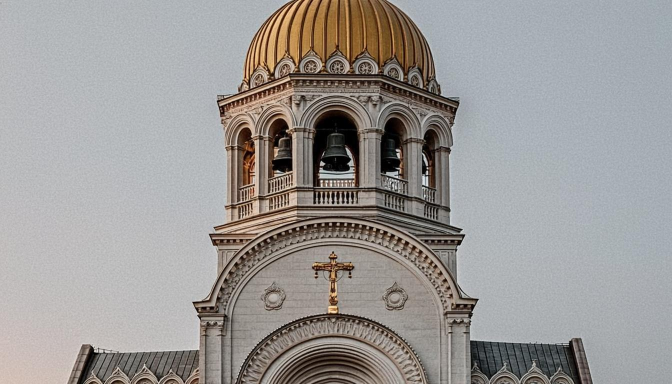
#> input picture assets/src/bell.png, 1344 x 768 px, given in place of hero-church.png, which was not available (shown at 1/2 size)
$ python optimize_images.py
#> lines starting #> are read from the running program, lines starting #| are printed output that depends on the picture
#!/usr/bin/env python3
"""Оптимизация сгенерированных фото для прототипа: 960px, JPEG q80."""
import os
from PIL import Image

SRC = "/home/z/my-project/assets/src"
DST = "/home/z/my-project/public/images"
os.makedirs(DST, exist_ok=True)

FILES = [
    "hero-church",  # онбординг — заставка
    "candles",      # дом — «С чего начать»
    "domes",        # дом — именины
    "day-header",   # календарь — шапка дня
    "bell",         # календарь — именины-баннер
    "interior",     # молитва — счётчик
    "monastery",    # ещё — профиль
    # Пакет А — витрина храмов
    "temple-white",      # белый пятиглавый храм
    "temple-winter",     # храм в снегу, рассвет
    "temple-wooden",     # деревянная часовня в лесу
    "temple-night",      # ночной храм с подсветкой куполов
    "temple-belltower",  # колокольня в утренней дымке
    "temple-autumn",     # храм в золотой осени
    # Пакет Б — открытки и подарки
    "card-angel",   # фигурка ангела при свече
    "card-easter",  # пасхальные яйца и верба
    "card-icon",    # красный угол с лампадой
    "card-flowers", # белые лилии у икон
    "card-candle",  # свеча в руке
    "card-gift",    # образок в подарочной коробке
    # Пакет В — обложки библиотеки
    "lib-gospel",   # Евангелие на аналое
    "lib-psalter",  # Псалтирь на полке
    "lib-cell",     # монашеская келья со свечой
    "lib-desert",   # пустыня на рассвете
    "lib-grove",    # сосновая роща
    "lib-inkwell",  # чернильница и письма
    # Пакет Г — иконописные образы святых для библиотеки
    "icon-bishop-1", "icon-bishop-2", "icon-bishop-3", "icon-priest",
    "icon-elder-1", "icon-elder-2", "icon-blessed",
    "icon-healer", "icon-warrior", "icon-prince", "icon-princess",
    "icon-martyr-1", "icon-martyr-2", "icon-three",
    "icon-apostle", "icon-apostles-2", "icon-archangel", "icon-prophet",
    "icon-deacon", "icon-royal-2", "icon-scribes-2", "icon-couple-2",
]

for name in FILES:
    src_path = os.path.join(SRC, f"{name}.png")
    dst_path = os.path.join(DST, f"{name}.jpg")
    im = Image.open(src_path).convert("RGB")
#> im is the input picture: PIL image 1344x768 RGB; mean R, G, B 155.5, 152.7, 150.8
    w, h = im.size
#> w = 1344; h = 768
    if w > 960:
        im = im.resize((960, round(h * 960 / w)), Image.LANCZOS)
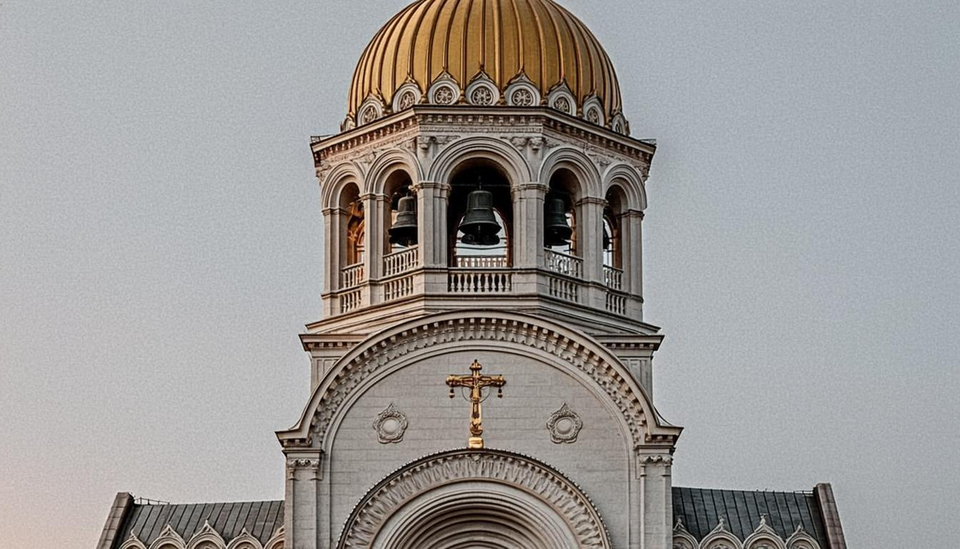
#> im: PIL image 960x549 RGB; mean R, G, B 155.5, 152.7, 150.9
    im.save(dst_path, "JPEG", quality=80, optimize=True, progressive=True)
    kb = os.path.getsize(dst_path) / 1024
    print(f"{name}.jpg  {im.size[0]}x{im.size[1]}  {kb:.0f} KB")
#| hero-church.jpg  960x549  93 KB
#> pass 2 of the loop `for name in FILES:`:
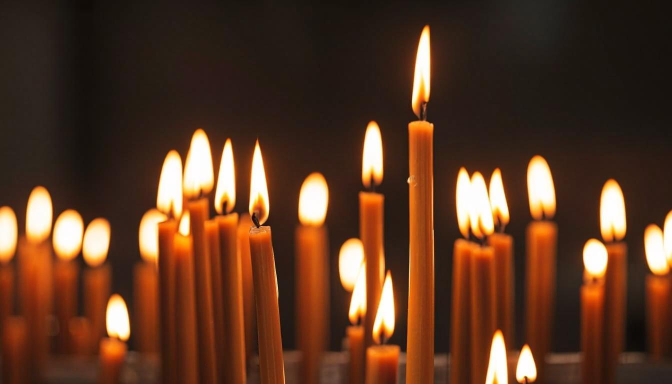
#> input picture assets/src/candles.png, 1344 x 768 px, found by its file name (shown at 1/2 size)
#> im is the input picture: PIL image 1344x768 RGB; mean R, G, B 90.2, 56.4, 36.5
#> `im = im.resize((960, round(h * 960 / w)), Image.LANCZOS)`:
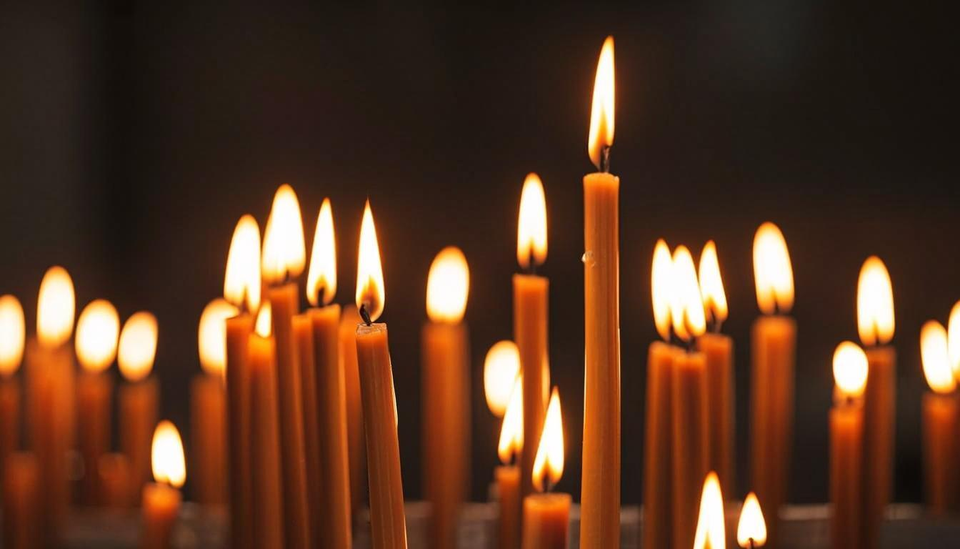
#> im: PIL image 960x549 RGB; mean R, G, B 90.2, 56.4, 36.5
#| candles.jpg  960x549  45 KB
#> (the run stopped early here; a loop or call above may not have finished)
